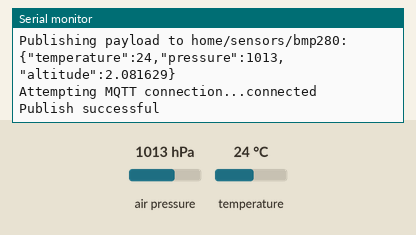
Simulated run of this sketch. Board: ESP8266 (NodeMCU). Shown: the last lines printed to the serial monitor. The test bench sets the inputs (shaded band); at power-on: air pressure 1013 hPa, temperature 24 °C. WiFi joins after 1.5 s; servers stay silent unless stated; no MQTT or app messages arrive unless stated.

Above: at 2.8 s.
2.9 s: air pressure set to 952 hPa
5.9 s: temperature set to 12 °C
At 7.4 s:
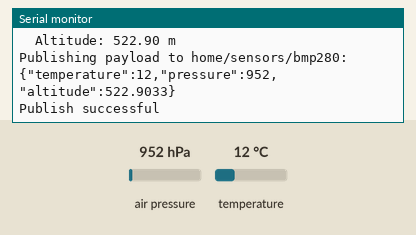
8.9 s: air pressure set to 975 hPa
At 13.0 s:
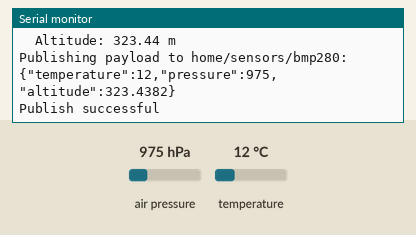
Timing chart, 0 to 14.5 s (numbered marks = the images above; inputs shaded):
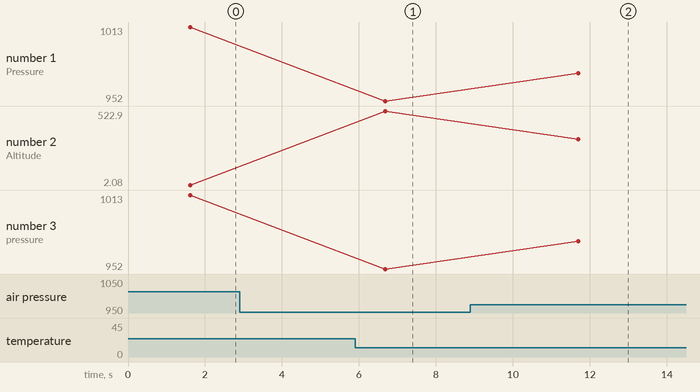

The sketch:

BMP280_MQTT_ArduinoIDE.ino
```cpp
#include <Wire.h>
#include <ESP8266WiFi.h>
#include <WiFiClientSecure.h>
#include <PubSubClient.h>
#include <ArduinoJson.h>
#include <Adafruit_BMP280.h>

// WiFi credentials
const char* ssid = "xxxxxxxx";
const char* password = "123456789";

// MQTT broker settings
const char* mqtt_server = "8ff66edb6259450d8d29c1e80d066941.s1.eu.hivemq.cloud";
const int mqtt_port = 8883;
const char* mqtt_user = "hivemq.webclient.1785169513397";
const char* mqtt_password = "bGk523NLatrLhtzf4p2jNLtHs%xzLC$j";

// I2C pins and MQTT topic
#define SDA_PIN 4
#define SCL_PIN 5
#define TOPIC "home/sensors/bmp280"

WiFiClientSecure espClient;
PubSubClient client(espClient);
Adafruit_BMP280 bmp;

// Connect to the configured WiFi network.
void wifiConnect() {
  Serial.printf("Connecting to WiFi '%s'...\n", ssid);
  WiFi.mode(WIFI_STA);
  WiFi.begin(ssid, password);

  while (WiFi.status() != WL_CONNECTED) {
    Serial.print(".");
    delay(500);
  }

  Serial.println();
  Serial.print("WiFi connected, IP address: ");
  Serial.println(WiFi.localIP());
}

// Reconnect to MQTT broker if the client is disconnected.
void reconnect() {
  while (!client.connected()) {
    Serial.print("Attempting MQTT connection...");

    if (client.connect("ESP8266BMP280", mqtt_user, mqtt_password)) {
      Serial.println("connected");
    } else {
      Serial.print("failed, rc=");
      Serial.print(client.state());
      Serial.println("; retrying in 2 seconds");
      delay(2000);
    }
  }
}

void setup() {
  Serial.begin(115200);
  delay(100);

  Serial.println("Initializing BMP280 sensor and MQTT publishing...");

  // Initialize I2C for BMP280 communication.
  Wire.begin(SDA_PIN, SCL_PIN);

  // Try the default BMP280 I2C address first.
  if (!bmp.begin(0x76)) {
    Serial.println("BMP280 not found at 0x76, try 0x77");
    while (1) {
      delay(1000);
    }
  }

  Serial.println("BMP280 sensor initialized successfully");

  wifiConnect();

  // Configure MQTT broker and keep it ready for connection.
  espClient.setInsecure(); // Accept the broker certificate without validation.
  client.setServer(mqtt_server, mqtt_port);
  Serial.print("MQTT broker set to: ");
  Serial.print(mqtt_server);
  Serial.print(":");
  Serial.println(mqtt_port);
}

void loop() {
  // Ensure WiFi stays connected.
  if (WiFi.status() != WL_CONNECTED) {
    Serial.println("WiFi disconnected, reconnecting...");
    wifiConnect();
  }

  // Read data from BMP280 sensor.
  float temperature = bmp.readTemperature();
  float pressure = bmp.readPressure() / 100.0;
  float altitude = bmp.readAltitude(1013.25);

  Serial.println("Sensor readings:");
  Serial.print("  Temperature: ");
  Serial.print(temperature);
  Serial.println(" C");
  Serial.print("  Pressure: ");
  Serial.print(pressure);
  Serial.println(" hPa");
  Serial.print("  Altitude: ");
  Serial.print(altitude);
  Serial.println(" m");

  StaticJsonDocument<200> doc;
  doc["temperature"] = temperature;
  doc["pressure"] = pressure;
  doc["altitude"] = altitude;

  char payload[200];
  serializeJson(doc, payload);

  Serial.print("Publishing payload to ");
  Serial.print(TOPIC);
  Serial.print(": ");
  Serial.println(payload);

  // Ensure MQTT stays connected.
  if (!client.connected()) {
    reconnect();
  }

  client.loop();

  bool published = client.publish(TOPIC, payload, true);
  if (published) {
    Serial.println("Publish successful");
  } else {
    Serial.println("Publish failed");
  }

  delay(5000);
}
```

Measured:
- after the input at 5.9 s, the serial monitor: prints a new line after 0.79 s (image 1)
- after the input at 8.9 s, the serial monitor: prints a new line after 2.8 s (image 2)
- plotted number 1: 952 → 975 after the input at 8.9 s
- plotted number 2: 522.9 → 323.44 after the input at 8.9 s
- plotted number 3: 952 → 975 after the input at 8.9 s
